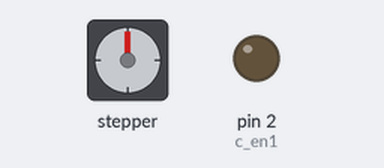
A sketch run on a simulated Arduino Uno, built with avr-gcc and run on an emulated ATmega328P. Shown: stepper motor, output pins drawn as LEDs (lit = HIGH). Wiring (inferred from the names in the program): stepper motor driver (200 steps per turn assumed): step pin 3; direction pin 4. Pins used as bus, display or sensor lines are not drawn.

Above: at 0.05 s.
At 0.4 s:
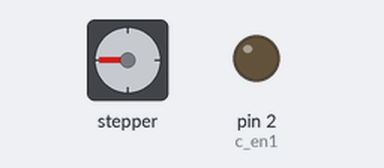
At 0.8 s:
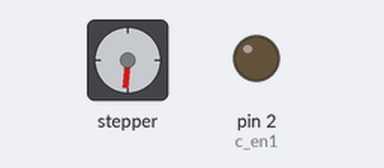
At 2.8 s:
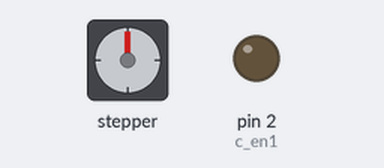
Timing chart, 0 to 6.5 s (numbered marks = the images above):
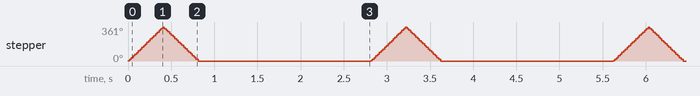

The sketch:

STEPPER_MOTOR_TEST_2.ino
```cpp
int const c_stepPin1 =  3, c_dirPin1 = 4, c_en1 = 2;

int i = 0;
int const c_steps = 200,
          c_delay = 0,
          c_stepDelay = 1 ;
void setup()
{
  pinMode(c_stepPin1, OUTPUT);
  pinMode(c_dirPin1, OUTPUT);
  pinMode(c_en1, OUTPUT);
  digitalWrite(c_en1, LOW);
}

void loop()
{
 /**********MOTOR 1 ON*********/
//    digitalWrite(c_en1, LOW);          //Set motor 1 on
    digitalWrite(c_dirPin1, HIGH);     //Set motor 1 direction to clockwise
    for (i = 0; i <= c_steps; i++)
    {
      digitalWrite(c_stepPin1, HIGH);
      delay(c_stepDelay);
      digitalWrite(c_stepPin1, LOW);
      delay(c_stepDelay);
    }
    delay(c_delay);
    digitalWrite(c_dirPin1, LOW);       //Set motor 1 direction to counter clockwise
    for (i = 0; i <= c_steps; i++)
    {
      digitalWrite(c_stepPin1, HIGH);
      delay(c_stepDelay);
      digitalWrite(c_stepPin1, LOW);
      delay(c_stepDelay);
    }
    //digitalWrite(c_en1, HIGH);         //Set motor 1 oFF
    delay(2000);
    // delay(c_delay);


}
```

Measured:
- by itself, stepper: turns 360° clockwise in 0.40 s, then 360° counter-clockwise in 0.39 s, repeating every 2.8 s
